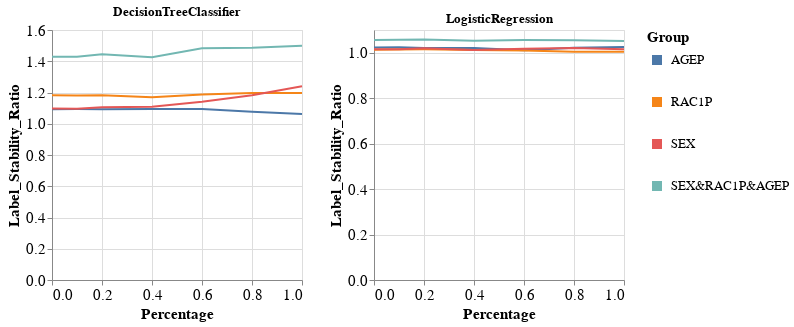

Notebook code cell kept with this figure:
### Markdown cell above
### Specific group metric per dataset, experiment iteration, and multiple models

### Code cell
visualizer.create_groups_grid_pct_lines_per_model_plot(group_metric='Label_Stability_Ratio',
                                                       target_preprocessing_technique=PREPROCESSING_TECHNIQUES[0],
                                                       model_names=MODEL_NAMES[:2])

### Figure 1 — Vega-Lite specification as saved in the notebook (floating-point values rounded to 4 significant figures)
{"config": {"view": {"continuousWidth": 400, "continuousHeight": 300}, "axis": {"labelFontSize": 15, "titleFontSize": 15}, "legend": {"labelFontSize": 13, "symbolStrokeWidth": 10, "titleFontSize": 15}}, "vconcat": [{"hconcat": [{"mark": "line", "encoding": {"color": {"field": "Group", "type": "nominal"}, "x": {"field": "Percentage", "type": "quantitative"}, "y": {"field": "Metric_Value", "title": "Label_Stability_Ratio", "type": "quantitative"}}, "height": 250, "title": "DecisionTreeClassifier", "width": 250}, {"data": {"name": "data-b4c096103c2574e5dbbb99c06a5583e8"}, "mark": "line", "encoding": {"color": {"field": "Group", "type": "nominal"}, "x": {"field": "Percentage", "type": "quantitative"}, "y": {"field": "Metric_Value", "title": "Label_Stability_Ratio", "type": "quantitative"}}, "height": 250, "title": "LogisticRegression", "width": 250}]}], "data": {"name": "data-5ef3086dd2d9f90bd23da372da6120f4"}, "$schema": "https://vega.github.io/schema/vega-lite/v4.17.0.json", "datasets": {"data-5ef3086dd2d9f90bd23da372da6120f4": [{"Model_Name": "DecisionTreeClassifier", "Metric": "Label_Stability_Ratio", "Group": "AGEP", "Metric_Value": 1.092, "Percentage": 0.0}, {"Model_Name": "DecisionTreeClassifier", "Metric": "Label_Stability_Ratio", "Group": "RAC1P", "Metric_Value": 1.182, "Percentage": 0.0}, {"Model_Name": "DecisionTreeClassifier", "Metric": "Label_Stability_Ratio", "Group": "SEX", "Metric_Value": 1.098, "Percentage": 0.0}, {"Model_Name": "DecisionTreeClassifier", "Metric": "Label_Stability_Ratio", "Group": "SEX&RAC1P&AGEP", "Metric_Value": 1.429, "Percentage": 0.0}, {"Model_Name": "DecisionTreeClassifier", "Metric": "Label_Stability_Ratio", "Group": "AGEP", "Metric_Value": 1.094, "Percentage": 0.1}, {"Model_Name": "DecisionTreeClassifier", "Metric": "Label_Stability_Ratio", "Group": "RAC1P", "Metric_Value": 1.181, "Percentage": 0.1}, {"Model_Name": "DecisionTreeClassifier", "Metric": "Label_Stability_Ratio", "Group": "SEX", "Metric_Value": 1.096, "Percentage": 0.1}, {"Model_Name": "DecisionTreeClassifier", "Metric": "Label_Stability_Ratio", "Group": "SEX&RAC1P&AGEP", "Metric_Value": 1.429, "Percentage": 0.1}, {"Model_Name": "DecisionTreeClassifier", "Metric": "Label_Stability_Ratio", "Group": "AGEP", "Metric_Value": 1.093, "Percentage": 0.2}, {"Model_Name": "DecisionTreeClassifier", "Metric": "Label_Stability_Ratio", "Group": "RAC1P", "Metric_Value": 1.182, "Percentage": 0.2}, {"Model_Name": "DecisionTreeClassifier", "Metric": "Label_Stability_Ratio", "Group": "SEX", "Metric_Value": 1.106, "Percentage": 0.2}, {"Model_Name": "DecisionTreeClassifier", "Metric": "Label_Stability_Ratio", "Group": "SEX&RAC1P&AGEP", "Metric_Value": 1.444, "Percentage": 0.2}, {"Model_Name": "DecisionTreeClassifier", "Metric": "Label_Stability_Ratio", "Group": "AGEP", "Metric_Value": 1.095, "Percentage": 0.4}, {"Model_Name": "DecisionTreeClassifier", "Metric": "Label_Stability_Ratio", "Group": "RAC1P", "Metric_Value": 1.17, "Percentage": 0.4}, {"Model_Name": "DecisionTreeClassifier", "Metric": "Label_Stability_Ratio", "Group": "SEX", "Metric_Value": 1.109, "Percentage": 0.4}, {"Model_Name": "DecisionTreeClassifier", "Metric": "Label_Stability_Ratio", "Group": "SEX&RAC1P&AGEP", "Metric_Value": 1.425, "Percentage": 0.4}, {"Model_Name": "DecisionTreeClassifier", "Metric": "Label_Stability_Ratio", "Group": "AGEP", "Metric_Value": 1.094, "Percentage": 0.6}, {"Model_Name": "DecisionTreeClassifier", "Metric": "Label_Stability_Ratio", "Group": "RAC1P", "Metric_Value": 1.187, "Percentage": 0.6}, {"Model_Name": "DecisionTreeClassifier", "Metric": "Label_Stability_Ratio", "Group": "SEX", "Metric_Value": 1.14, "Percentage": 0.6}, {"Model_Name": "DecisionTreeClassifier", "Metric": "Label_Stability_Ratio", "Group": "SEX&RAC1P&AGEP", "Metric_Value": 1.483, "Percentage": 0.6}, {"Model_Name": "DecisionTreeClassifier", "Metric": "Label_Stability_Ratio", "Group": "AGEP", "Metric_Value": 1.076, "Percentage": 0.8}, {"Model_Name": "DecisionTreeClassifier", "Metric": "Label_Stability_Ratio", "Group": "RAC1P", "Metric_Value": 1.198, "Percentage": 0.8}, {"Model_Name": "DecisionTreeClassifier", "Metric": "Label_Stability_Ratio", "Group": "SEX", "Metric_Value": 1.183, "Percentage": 0.8}, {"Model_Name": "DecisionTreeClassifier", "Metric": "Label_Stability_Ratio", "Group": "SEX&RAC1P&AGEP", "Metric_Value": 1.487, "Percentage": 0.8}, {"Model_Name": "DecisionTreeClassifier", "Metric": "Label_Stability_Ratio", "Group": "AGEP", "Metric_Value": 1.062, "Percentage": 1.0}, {"Model_Name": "DecisionTreeClassifier", "Metric": "Label_Stability_Ratio", "Group": "RAC1P", "Metric_Value": 1.197, "Percentage": 1.0}, {"Model_Name": "DecisionTreeClassifier", "Metric": "Label_Stability_Ratio", "Group": "SEX", "Metric_Value": 1.24, "Percentage": 1.0}, {"Model_Name": "DecisionTreeClassifier", "Metric": "Label_Stability_Ratio", "Group": "SEX&RAC1P&AGEP", "Metric_Value": 1.499, "Percentage": 1.0}], "data-b4c096103c2574e5dbbb99c06a5583e8": [{"Model_Name": "LogisticRegression", "Metric": "Label_Stability_Ratio", "Group": "AGEP", "Metric_Value": 1.023, "Percentage": 0.0}, {"Model_Name": "LogisticRegression", "Metric": "Label_Stability_Ratio", "Group": "RAC1P", "Metric_Value": 1.014, "Percentage": 0.0}, {"Model_Name": "LogisticRegression", "Metric": "Label_Stability_Ratio", "Group": "SEX", "Metric_Value": 1.016, "Percentage": 0.0}, {"Model_Name": "LogisticRegression", "Metric": "Label_Stability_Ratio", "Group": "SEX&RAC1P&AGEP", "Metric_Value": 1.056, "Percentage": 0.0}, {"Model_Name": "LogisticRegression", "Metric": "Label_Stability_Ratio", "Group": "AGEP", "Metric_Value": 1.024, "Percentage": 0.1}, {"Model_Name": "LogisticRegression", "Metric": "Label_Stability_Ratio", "Group": "RAC1P", "Metric_Value": 1.015, "Percentage": 0.1}, {"Model_Name": "LogisticRegression", "Metric": "Label_Stability_Ratio", "Group": "SEX", "Metric_Value": 1.016, "Percentage": 0.1}, {"Model_Name": "LogisticRegression", "Metric": "Label_Stability_Ratio", "Group": "SEX&RAC1P&AGEP", "Metric_Value": 1.058, "Percentage": 0.1}, {"Model_Name": "LogisticRegression", "Metric": "Label_Stability_Ratio", "Group": "AGEP", "Metric_Value": 1.021, "Percentage": 0.2}, {"Model_Name": "LogisticRegression", "Metric": "Label_Stability_Ratio", "Group": "RAC1P", "Metric_Value": 1.015, "Percentage": 0.2}, {"Model_Name": "LogisticRegression", "Metric": "Label_Stability_Ratio", "Group": "SEX", "Metric_Value": 1.019, "Percentage": 0.2}, {"Model_Name": "LogisticRegression", "Metric": "Label_Stability_Ratio", "Group": "SEX&RAC1P&AGEP", "Metric_Value": 1.058, "Percentage": 0.2}, {"Model_Name": "LogisticRegression", "Metric": "Label_Stability_Ratio", "Group": "AGEP", "Metric_Value": 1.021, "Percentage": 0.4}, {"Model_Name": "LogisticRegression", "Metric": "Label_Stability_Ratio", "Group": "RAC1P", "Metric_Value": 1.012, "Percentage": 0.4}, {"Model_Name": "LogisticRegression", "Metric": "Label_Stability_Ratio", "Group": "SEX", "Metric_Value": 1.012, "Percentage": 0.4}, {"Model_Name": "LogisticRegression", "Metric": "Label_Stability_Ratio", "Group": "SEX&RAC1P&AGEP", "Metric_Value": 1.053, "Percentage": 0.4}, {"Model_Name": "LogisticRegression", "Metric": "Label_Stability_Ratio", "Group": "AGEP", "Metric_Value": 1.011, "Percentage": 0.6}, {"Model_Name": "LogisticRegression", "Metric": "Label_Stability_Ratio", "Group": "RAC1P", "Metric_Value": 1.01, "Percentage": 0.6}, {"Model_Name": "LogisticRegression", "Metric": "Label_Stability_Ratio", "Group": "SEX", "Metric_Value": 1.018, "Percentage": 0.6}, {"Model_Name": "LogisticRegression", "Metric": "Label_Stability_Ratio", "Group": "SEX&RAC1P&AGEP", "Metric_Value": 1.056, "Percentage": 0.6}, {"Model_Name": "LogisticRegression", "Metric": "Label_Stability_Ratio", "Group": "AGEP", "Metric_Value": 1.022, "Percentage": 0.8}, {"Model_Name": "LogisticRegression", "Metric": "Label_Stability_Ratio", "Group": "RAC1P", "Metric_Value": 1.004, "Percentage": 0.8}, {"Model_Name": "LogisticRegression", "Metric": "Label_Stability_Ratio", "Group": "SEX", "Metric_Value": 1.02, "Percentage": 0.8}, {"Model_Name": "LogisticRegression", "Metric": "Label_Stability_Ratio", "Group": "SEX&RAC1P&AGEP", "Metric_Value": 1.055, "Percentage": 0.8}, {"Model_Name": "LogisticRegression", "Metric": "Label_Stability_Ratio", "Group": "AGEP", "Metric_Value": 1.025, "Percentage": 1.0}, {"Model_Name": "LogisticRegression", "Metric": "Label_Stability_Ratio", "Group": "RAC1P", "Metric_Value": 1.005, "Percentage": 1.0}, {"Model_Name": "LogisticRegression", "Metric": "Label_Stability_Ratio", "Group": "SEX", "Metric_Value": 1.015, "Percentage": 1.0}, {"Model_Name": "LogisticRegression", "Metric": "Label_Stability_Ratio", "Group": "SEX&RAC1P&AGEP", "Metric_Value": 1.052, "Percentage": 1.0}]}}
